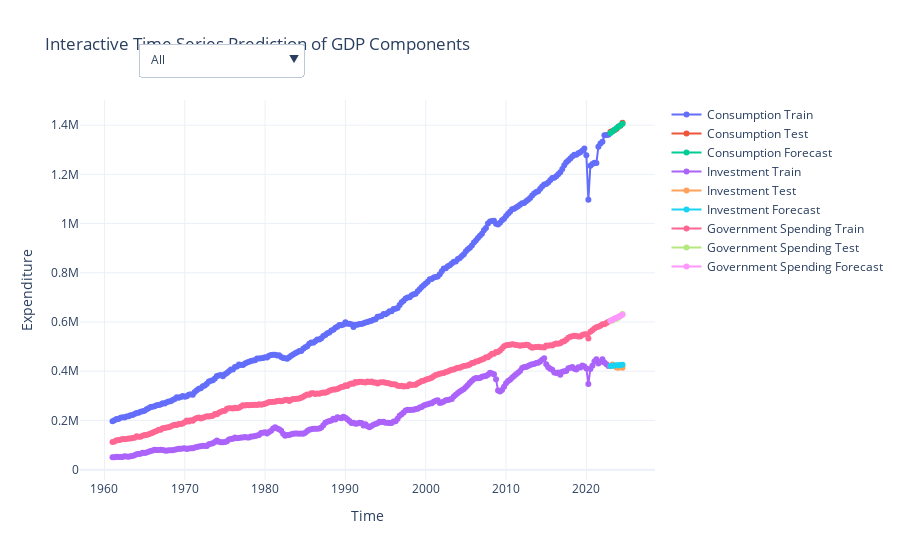

Notebook code cell kept with this figure:
### Code cell
visible_all = [True] * len(fig.data)

visible_consumption = [True, True, True] + [False] * 6
visible_investment = [False] * 3 + [True, True, True] + [False] * 3
visible_gov = [False] * 6 + [True, True, True]


fig.update_layout(
    title="Interactive Time Series Prediction of GDP Components",
    xaxis_title="Time",
    yaxis_title="Expenditure",
    template="plotly_white",
    updatemenus=[{
        "buttons": [
            {
                "label": "All",
                "method": "update",
                "args": [{"visible": visible_all},
                         {"title": "All GDP Components Predictions"}]
            },
            {
                "label": "Consumption",
                "method": "update",
                "args": [{"visible": visible_consumption},
                         {"title": "Consumption Predictions"}]
            },
            {
                "label": "Investment",
                "method": "update",
                "args": [{"visible": visible_investment},
                         {"title": "Investment Predictions"}]
            },
            {
                "label": "Government Spending",
                "method": "update",
                "args": [{"visible": visible_gov},
                         {"title": "Government Spending Predictions"}]
            }
        ],
        "direction": "down",
        "showactive": True,
        "x": 0.1,
        "xanchor": "left",
        "y": 1.15,
        "yanchor": "top"
    }]
)

fig.show()

### Figure 1 — Plotly figure (JSON) as saved in the notebook; plotly's stock layout.template omitted (floating-point values rounded to 4 significant figures; data arrays with more than 128 entries replaced by an {"elided": "..."} marker saying what was removed)
{"data": [{"mode": "lines+markers", "name": "Consumption Train", "type": "scatter", "x": {"elided": "248 str values"}, "y": {"elided": "248 int values"}}, {"mode": "lines+markers", "name": "Consumption Test", "type": "scatter", "x": ["2023-01-01T00:00:00", "2023-04-01T00:00:00", "2023-07-01T00:00:00", "2023-10-01T00:00:00", "2024-01-01T00:00:00", "2024-04-01T00:00:00", "2024-07-01T00:00:00"], "y": [1373422, 1376434, 1379400, 1383902, 1394627, 1397915, 1409699]}, {"mode": "lines+markers", "name": "Consumption Forecast", "type": "scatter", "x": ["2023-01-01T00:00:00", "2023-04-01T00:00:00", "2023-07-01T00:00:00", "2023-10-01T00:00:00", "2024-01-01T00:00:00", "2024-04-01T00:00:00", "2024-07-01T00:00:00"], "y": [1368000.0, 1375000.0, 1381000.0, 1387000.0, 1393000.0, 1400000.0, 1406000.0]}, {"mode": "lines+markers", "name": "Investment Train", "type": "scatter", "x": {"elided": "248 str values"}, "y": {"elided": "248 int values"}}, {"mode": "lines+markers", "name": "Investment Test", "type": "scatter", "x": ["2023-01-01T00:00:00", "2023-04-01T00:00:00", "2023-07-01T00:00:00", "2023-10-01T00:00:00", "2024-01-01T00:00:00", "2024-04-01T00:00:00", "2024-07-01T00:00:00"], "y": [419744, 427006, 422959, 414947, 414079, 417421, 413645]}, {"mode": "lines+markers", "name": "Investment Forecast", "type": "scatter", "x": ["2023-01-01T00:00:00", "2023-04-01T00:00:00", "2023-07-01T00:00:00", "2023-10-01T00:00:00", "2024-01-01T00:00:00", "2024-04-01T00:00:00", "2024-07-01T00:00:00"], "y": [421500.0, 421800.0, 423200.0, 424400.0, 424400.0, 424800.0, 426200.0]}, {"mode": "lines+markers", "name": "Government Spending Train", "type": "scatter", "x": {"elided": "248 str values"}, "y": {"elided": "248 int values"}}, {"mode": "lines+markers", "name": "Government Spending Test", "type": "scatter", "x": ["2023-01-01T00:00:00", "2023-04-01T00:00:00", "2023-07-01T00:00:00", "2023-10-01T00:00:00", "2024-01-01T00:00:00", "2024-04-01T00:00:00", "2024-07-01T00:00:00"], "y": [605228, 606421, 614357, 613120, 617989, 624870, 632291]}, {"mode": "lines+markers", "name": "Government Spending Forecast", "type": "scatter", "x": ["2023-01-01T00:00:00", "2023-04-01T00:00:00", "2023-07-01T00:00:00", "2023-10-01T00:00:00", "2024-01-01T00:00:00", "2024-04-01T00:00:00", "2024-07-01T00:00:00"], "y": [604800.0, 608900.0, 613000.0, 617000.0, 621100.0, 625200.0, 629200.0]}], "layout": {"title": {"text": "Interactive Time Series Prediction of GDP Components"}, "updatemenus": [{"buttons": [{"args": [{"visible": [true, true, true, true, true, true, true, true, true]}, {"title": "All GDP Components Predictions"}], "label": "All", "method": "update"}, {"args": [{"visible": [true, true, true, false, false, false, false, false, false]}, {"title": "Consumption Predictions"}], "label": "Consumption", "method": "update"}, {"args": [{"visible": [false, false, false, true, true, true, false, false, false]}, {"title": "Investment Predictions"}], "label": "Investment", "method": "update"}, {"args": [{"visible": [false, false, false, false, false, false, true, true, true]}, {"title": "Government Spending Predictions"}], "label": "Government Spending", "method": "update"}], "direction": "down", "showactive": true, "x": 0.1, "xanchor": "left", "y": 1.15, "yanchor": "top"}], "xaxis": {"title": {"text": "Time"}}, "yaxis": {"title": {"text": "Expenditure"}}}}
